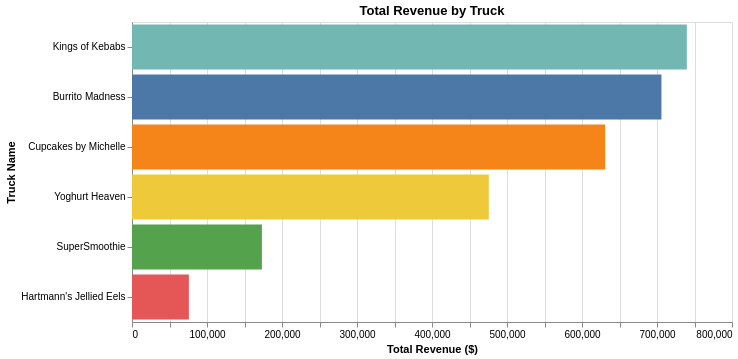

Write notebook code for a chart like this one.
### Markdown cell above
## Visualisations

### Code cell
# ============================================================================
# VISUALIZATION 1: REVENUE BY TRUCK (Horizontal Bar Chart)
# ============================================================================

# Create horizontal bar chart showing revenue by truck
# Bars are sorted by revenue (highest to lowest)
revenue_by_truck_chart = alt.Chart(revenue_by_truck).mark_bar().encode(
    x=alt.X('total:Q', title='Total Revenue ($)'),
    y=alt.Y('truck_name:N', sort='-x', title='Truck Name'),
    tooltip=['truck_name:N', alt.Tooltip(
        'total:Q', format='$,', title='Revenue')]
    , color=alt.Color('truck_name:N', legend=None)
).properties(
    title='Total Revenue by Truck',
    width=600,
    height=300
)
revenue_by_truck_chart

### Figure 1 — Vega-Lite specification as saved in the notebook (floating-point values rounded to 4 significant figures)
{"config": {"view": {"continuousWidth": 300, "continuousHeight": 300}}, "data": {"name": "data-e27e98846de866bd9870916b02e53467"}, "mark": {"type": "bar"}, "encoding": {"color": {"field": "truck_name", "legend": null, "type": "nominal"}, "tooltip": [{"field": "truck_name", "type": "nominal"}, {"field": "total", "format": "$,", "title": "Revenue", "type": "quantitative"}], "x": {"field": "total", "title": "Total Revenue ($)", "type": "quantitative"}, "y": {"field": "truck_name", "sort": "-x", "title": "Truck Name", "type": "nominal"}}, "height": 300, "title": "Total Revenue by Truck", "width": 600, "$schema": "https://vega.github.io/schema/vega-lite/v6.1.0.json", "datasets": {"data-e27e98846de866bd9870916b02e53467": [{"truck_name": "Kings of Kebabs", "total": 739800.0}, {"truck_name": "Burrito Madness", "total": 705900.0}, {"truck_name": "Cupcakes by Michelle", "total": 631000.0}, {"truck_name": "Yoghurt Heaven", "total": 475700.0}, {"truck_name": "SuperSmoothie", "total": 173200.0}, {"truck_name": "Hartmann's Jellied Eels", "total": 75820.0}]}}
